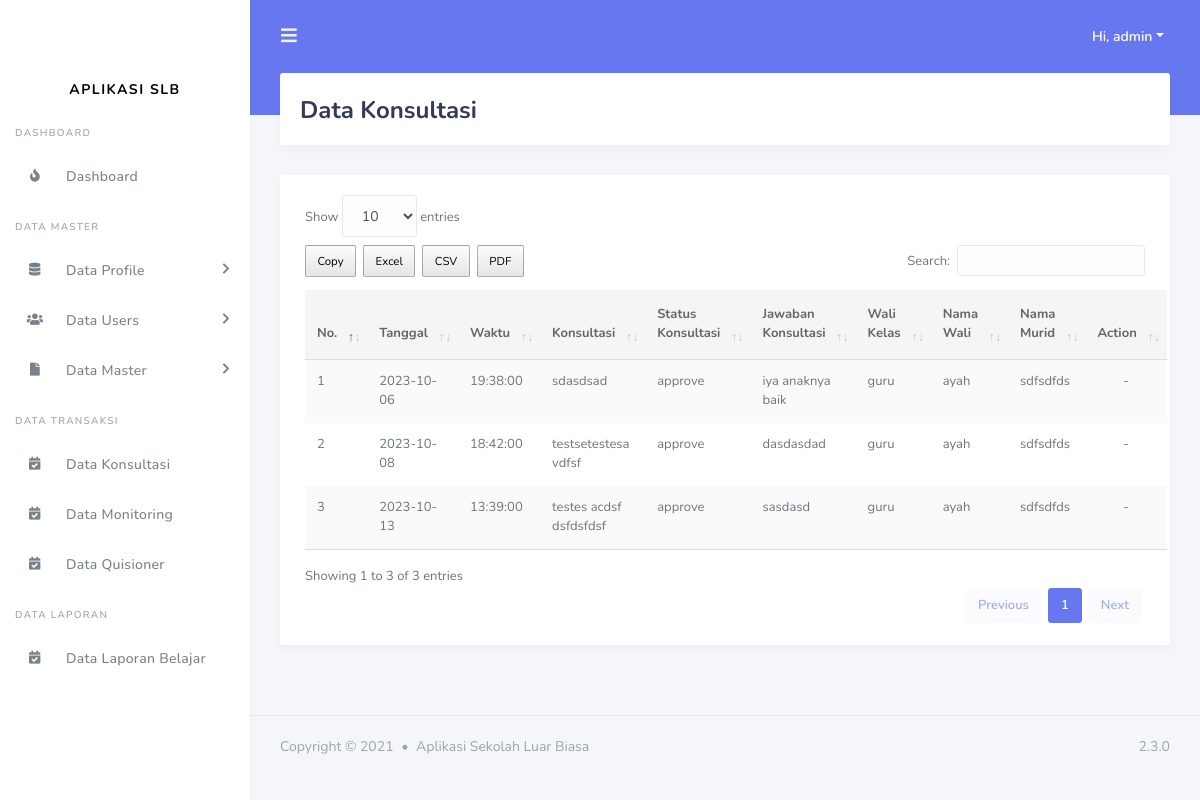
The page /admin/data_konsultasi.php (signed in) on the database its author committed.
### tables this page shows
CREATE TABLE `tbl_konsultasi` (
  `id_konsultasi` int(11) NOT NULL,
  `tanggal_konsultasi` date NOT NULL,
  `jam_konsultasi` time NOT NULL,
  `konsultasi` varchar(255) NOT NULL,
  `status_konsultasi` enum('diajukan','approve','ditunda') NOT NULL,
  `jawaban_konsultasi` varchar(255) DEFAULT NULL,
  `id_users` int(11) NOT NULL,
  `id_wali_murid` int(11) NOT NULL
);

CREATE TABLE `tbl_users` (
  `id_users` int(11) NOT NULL,
  `nama_users` varchar(255) DEFAULT NULL,
  `alamat_users` varchar(255) DEFAULT NULL,
  `email_users` varchar(200) DEFAULT NULL,
  `no_telp_users` varchar(15) DEFAULT NULL,
  `hak_akses` enum('kepala sekolah','admin','guru') DEFAULT NULL,
  `username` varchar(255) DEFAULT NULL,
  `password` varchar(255) DEFAULT NULL,
  `status` enum('aktiv','non-aktiv') DEFAULT NULL
);

CREATE TABLE `tbl_wali_murid` (
  `id_wali_murid` int(11) NOT NULL,
  `nama_ayah` varchar(200) NOT NULL,
  `nama_ibu` varchar(200) NOT NULL,
  `pekerjaan_ayah` varchar(200) DEFAULT NULL,
  `pekerjaan_ibu` varchar(200) DEFAULT NULL,
  `alamat` varchar(255) NOT NULL,
  `no_telp` varchar(15) NOT NULL,
  `email` varchar(200) NOT NULL,
  `username` varchar(200) NOT NULL,
  `password` varchar(200) NOT NULL,
  `id_murid` int(11) NOT NULL
);

CREATE TABLE `tbl_murid` (
  `id_murid` int(11) NOT NULL,
  `nik` varchar(100) NOT NULL,
  `nama` varchar(200) NOT NULL,
  `jenis_kelamin` varchar(100) NOT NULL,
  `tempat_lahir` varchar(100) NOT NULL,
  `tanggal_lahir` date NOT NULL,
  `gambar` varchar(200) NOT NULL,
  `alamat` varchar(200) NOT NULL,
  `agama` varchar(200) NOT NULL DEFAULT 'admin',
  `status_murid` enum('menunggu hasil','diterima','tidak') NOT NULL DEFAULT 'diterima'
);

### admin/data_konsultasi.php (the view, shortened to what this page needs)
<?php
include('../template/header.php');
include('../template/sidebar.php');
?>
<div class="main-content">
  <section class="section">
    <div class="section-header">
      <h1>Data Konsultasi</h1>
    </div>
    <div class="section-body">
      <div class="card table-responsive">
        <div class="card-body ">
            <table id="table" class="table table-striped table-hover" cellspacing="0" width="100%">
                <thead >
                    <tr >
                        <th width = "5%">No.</th>
                        <th>Tanggal</th>
                        <th>Waktu</th>
                        <th>Konsultasi</th>
                        <th>Status Konsultasi</th>
                        <th>Jawaban Konsultasi</th>
                        <th>Wali Kelas</th>
                        <th>Nama Wali</th>
                        <th>Nama Murid</th>
                        <th class="text-center" width = "20%">Action</th>
                    </tr>
                </thead>
                <tbody>
                    <?php
                            $query = "SELECT * FROM tbl_konsultasi tk INNER JOIN tbl_users tu ON tk.id_users = tu.id_users INNER JOIN tbl_wali_murid twm on twm.id_wali_murid = tk.id_wali_murid INNER JOIN tbl_murid tm on tm.id_murid = twm.id_murid";
                            $result_tasks = mysqli_query($conn, $query);
                            $no = 1;
                            while($row = mysqli_fetch_assoc($result_tasks)) { ?>
                        <tr>
                            <td><?= $no++ ?></td>
                            <td><?= $row['tanggal_konsultasi']?></td>
                            <td><?= $row['jam_konsultasi']?></td>
                            <td><?= $row['konsultasi']?></td>
                            <td><?= $row['status_konsultasi']?></td>
                            <td><?= $row['jawaban_konsultasi']?></td>
                            <td><?= $row['nama_users']?></td>
                            <td><?= $row['nama_ayah']?></td>
                            <td><?= $row['nama']?></td>
                            <?php if ( $row['status_konsultasi'] != 'approve') { ?>
                                <td class ="text-center">
                                    <button type="button" class="btn btn-primary btn-sm" data-toggle="modal" data-target="#updatedata<?= $row['id_konsultasi'] ?>">
                                    <i class="fas fa-edit"></i>
                                    </button>
                                </td>
                            <?php }else{ ?>
                                <td class ="text-center">-</td>
                            <?php } ?>
                        </tr>
                    <?php } ?>
                </tbody>
            </table>
        </div>
      </div>
    </div>
  </section>
</div>
<?php include('../template/footer.php'); ?>

### rows shown on the page
tbl_konsultasi: tanggal_konsultasi "2023-10-06", jam_konsultasi "19:38:00", konsultasi "sdasdsad", status_konsultasi "approve", jawaban_konsultasi "iya anaknya baik", id_users.nama_users "guru", id_wali_murid.nama_ayah "ayah", tbl_murid.nama "sdfsdfds"
tbl_konsultasi: tanggal_konsultasi "2023-10-08", jam_konsultasi "18:42:00", konsultasi "testsetestesa vdfsf", status_konsultasi "approve", jawaban_konsultasi "dasdasdad", id_users.nama_users "guru", id_wali_murid.nama_ayah "ayah", tbl_murid.nama "sdfsdfds"
tbl_konsultasi: tanggal_konsultasi "2023-10-13", jam_konsultasi "13:39:00", konsultasi "testes acdsf dsfdsfdsf", status_konsultasi "approve", jawaban_konsultasi "sasdasd", id_users.nama_users "guru", id_wali_murid.nama_ayah "ayah", tbl_murid.nama "sdfsdfds"

### other values the page prints
$_SESSION['nama_users'] "admin"
